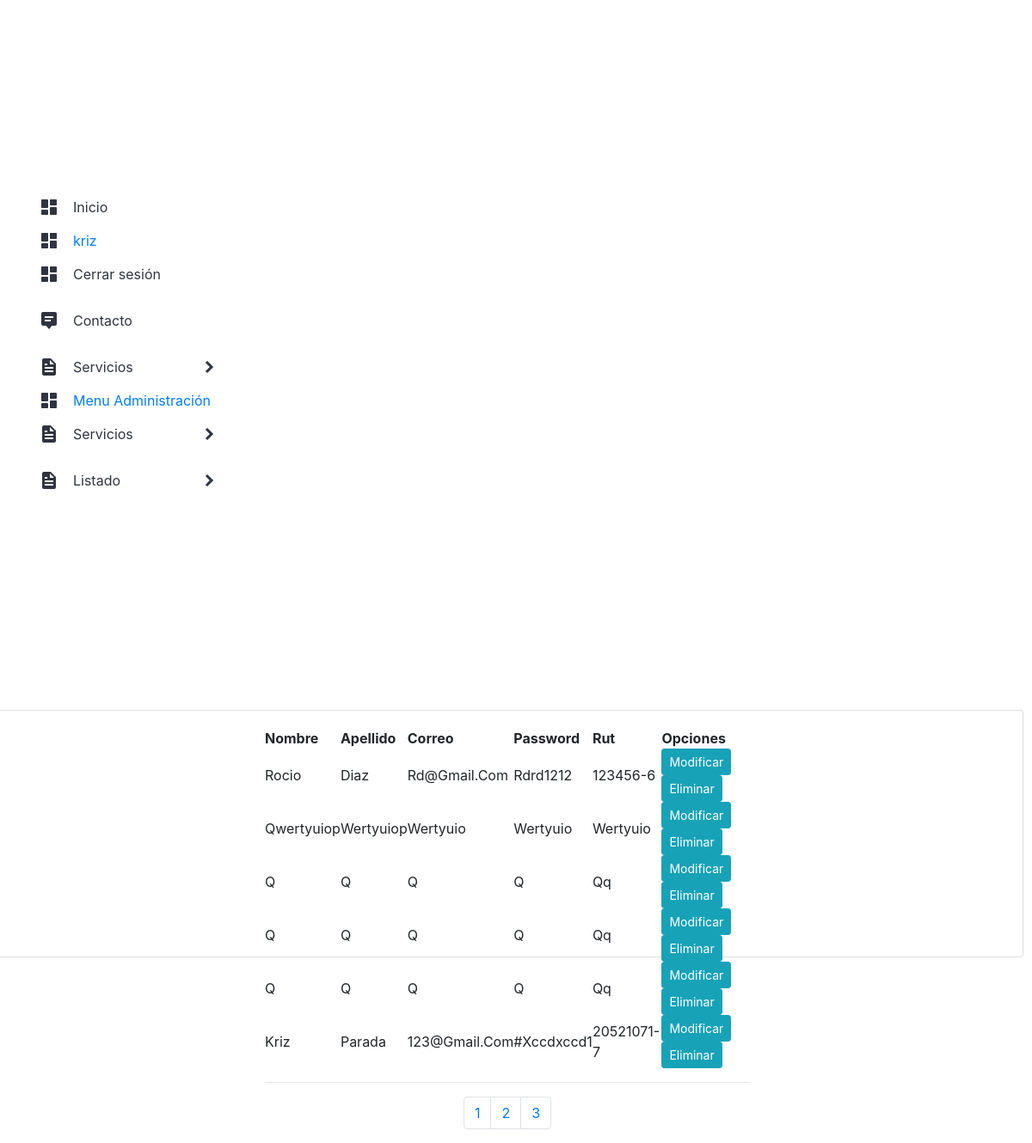
Page /listar_usuarios/ (signed in) on the earlier database version.
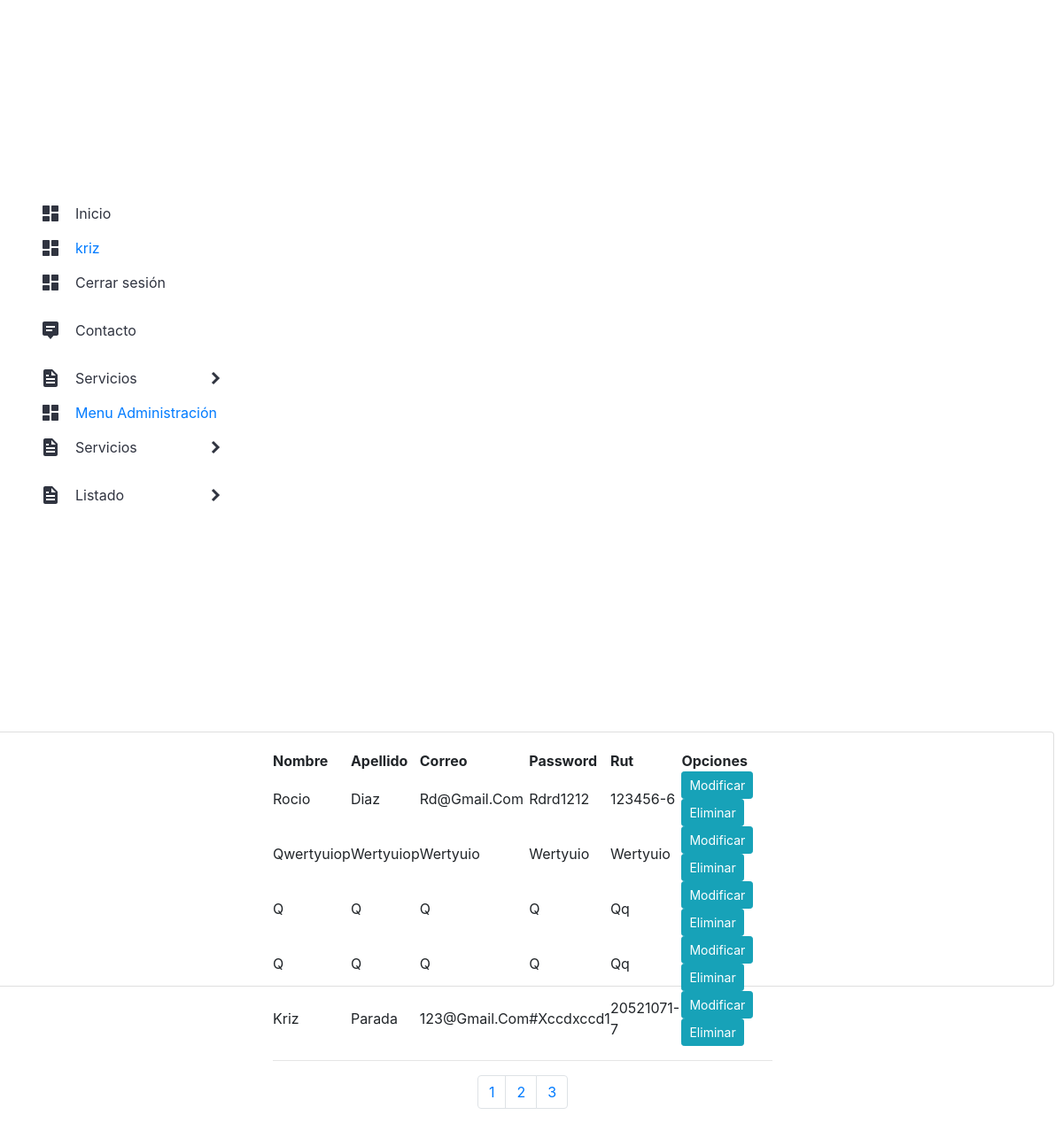
Same page on the later database version.
### app/models.py (models this page shows, shortened)
class Usuario (models.Model):
    nombres = models.CharField(max_length=50)
    apellidos = models.CharField(max_length=50)
    correo = models.CharField(max_length=100)
    password = models.CharField(max_length=60)
    rut_usuario = models.CharField(max_length=50)
    vigente = models.BooleanField()
    carrera = models.ForeignKey(Carrera, on_delete = models.PROTECT)

### app/views.py (the view)
# urls.py: path('listar_usuarios/', listar_usuarios, name="listar_usuarios"),
@login_required
def listar_usuarios(request):
    Usuarios = Usuario.objects.all()
    page = request.GET.get('page',1)
    try:
        paginator = Paginator(Usuarios, 2)
        productos = paginator.page(page)
    except:
        raise Http404
    data = {
        'entity': Usuarios,
        'paginator': paginator
    }
    return render(request, 'app/productos/listar_usuarios.html', data)

### app/templates/app/productos/listar_usuarios.html (shortened to what this page needs)
{% extends 'app/base.html' %}
{% block contenido %}
{% load humanize %}
<div class="card">
    <div class="card-body">
        <div class="row">
            <div class="col-12 col-md-6 offset-md-3">
                <table>
                    <tr>
                        <th>Nombre</th>
                        <th>Apellido</th>
                        <th>Correo</th>
                        <th>Password</th>
                        <th>Rut</th>
                        <th>Opciones</th>
                    </tr>
                    {% for u in entity %}
                    <tr>
                        <td>{{ u.nombres | title }}</td>
                        <td>{{ u.apellidos | title }}</td>
                        <td>{{ u.correo | title  }}</td>
                        <td>{{ u.password | title }}</td>
                        <td>{{ u.rut_usuario | title  }}</td>
                        <td>
                            <a href="{% url 'modificar_usuario' u.id %}" class="btn btn-info btn-sm">Modificar</a>
                            <a href="#" onclick="eliminarUsuario({{ u.id }})" class="btn btn-info btn-sm">Eliminar</a>
                        </td>
                    </tr>
                    {%endfor%}
                </table>
                <hr>
                <div>
                    {% include 'app/paginator.html' %}
                </div>
            </div>
        </div>
    </div>
</div>
{% endblock %}

Differences in the rows shown:
removed Usuario: nombres "Q", apellidos "Q", correo "Q", password "Q", rut_usuario "Qq"
